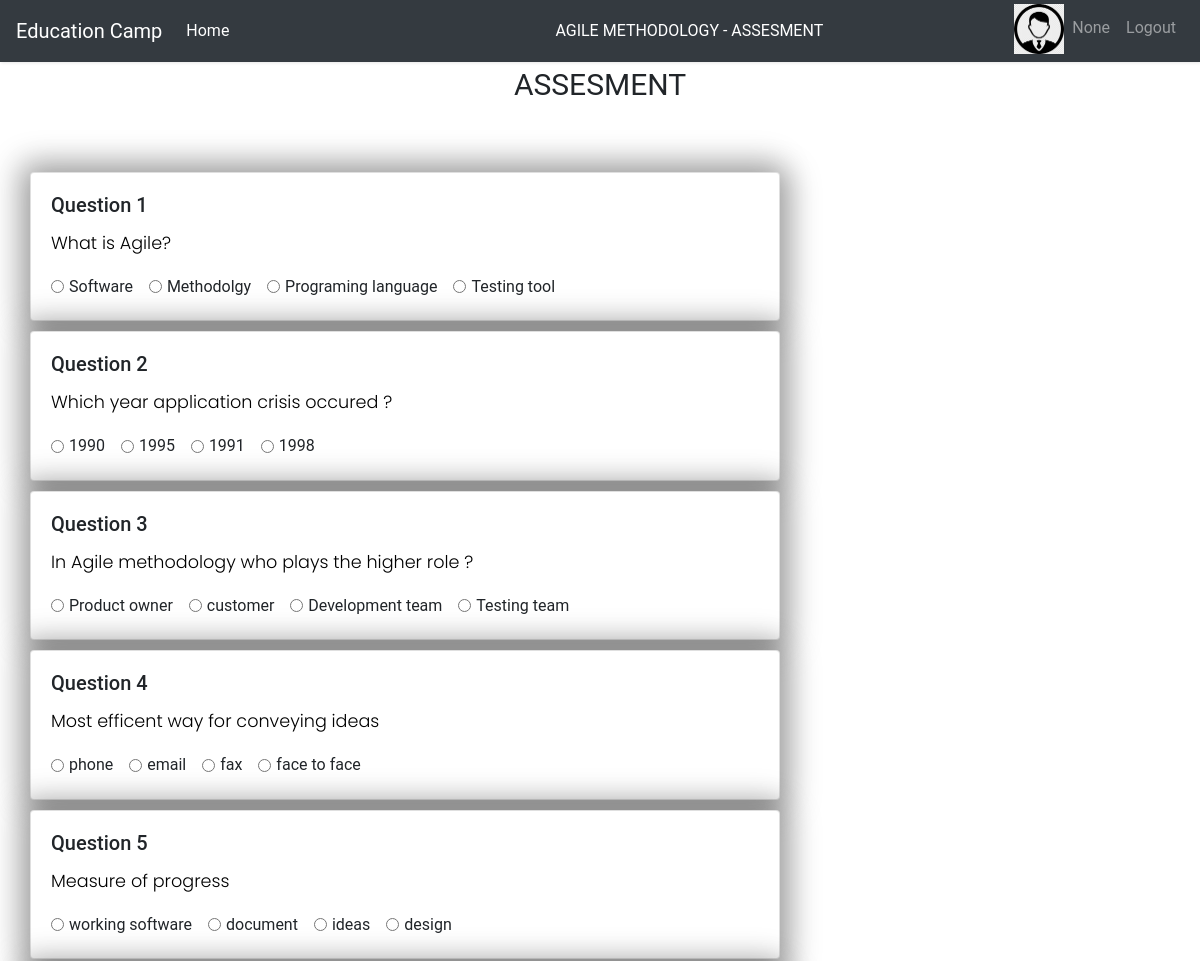
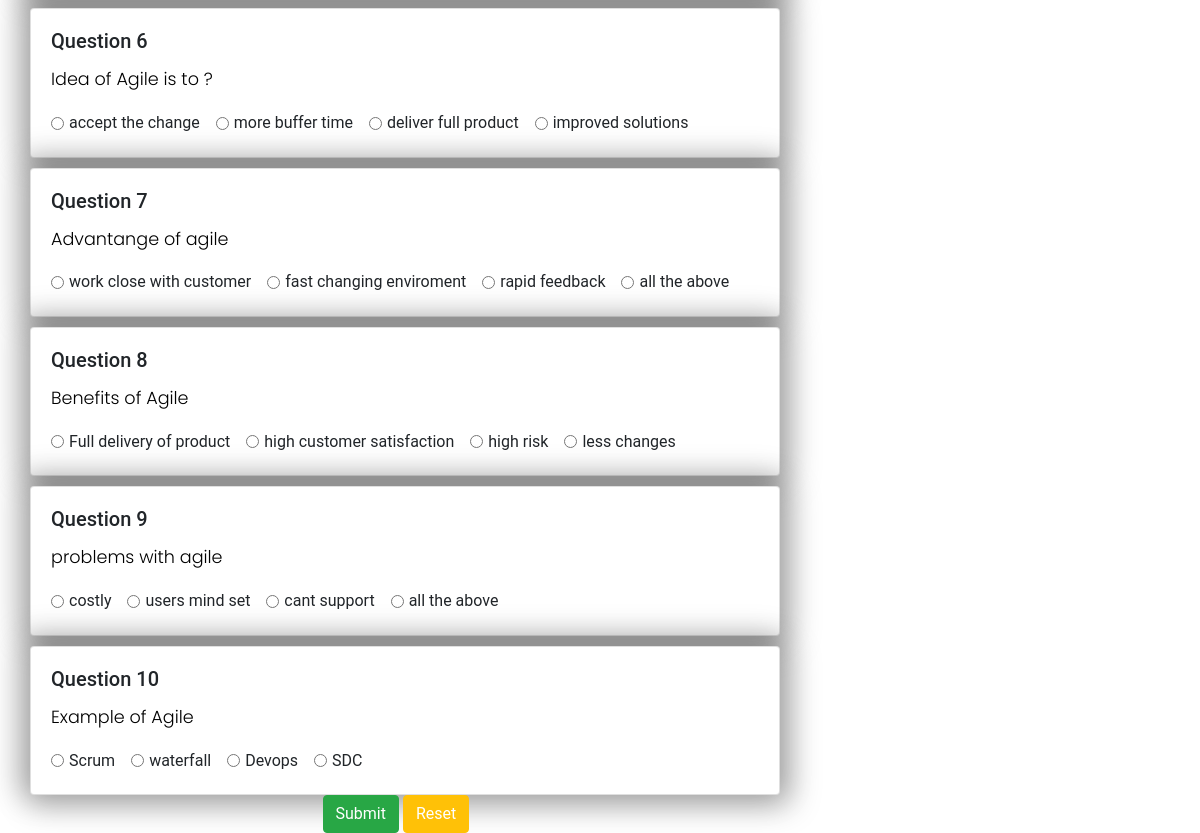
Screenshot of /questions with the database file from the repository (2 pictures, top to bottom).
### Project/models.py (models this page shows)
class question_table(db.Model):
    question_id=db.Column(db.Integer,primary_key=True)
    question=db.Column(db.String(1000),nullable=False)
    option1=db.Column(db.String(1000),nullable=False)
    option2=db.Column(db.String(1000),nullable=False)
    option3=db.Column(db.String(1000),nullable=False)
    option4=db.Column(db.String(1000),nullable=False)
    Answers=db.Column(db.String(1000),nullable=False)

### Project/routes.py (the view, shortened to what this page needs)
@app.route('/questions', methods=["POST", "GET"])
def questions():
    try:
        usrname=session.get('user',None)
        usrid=session.get('user_id',None)
        values = models.question_table.query.all()
        return render_template('questions.html', len=len(values), items=values, username=usrname)
    except:
        return "ERROR"

### Project/templates/questions.html (shortened to what this page needs)
{% extends 'base.html' %}
{% block heading %}
<li class="nav-item active">
  <div class="heading1" style="margin-left:310px; width:450px;">
    <a class="nav-link" style="color:white;"> AGILE METHODOLOGY - ASSESMENT</a>
  </div>
</li>
{% endblock %}
{% block icon %}
<img src="{{ url_for('static',filename='/images/signup.png') }}" alt="Image"
  style="width:50px;height:50px; margin-top:-20px" class="img-fluid">
{%endblock%}
{% block username %}
<li class="nav-item">
    <a class="nav-link">{{username}}</a>
</li>
{% endblock%}
{% block login %}
<li class="nav-item">
    <a class="nav-link" href="/">Logout</a>
</li>
{% endblock%}
{% block css %}
<link rel="stylesheet" type="text/css" href="{{ url_for('static',filename='css/question_style.css') }}">
<link rel="stylesheet" href="https://cdnjs.cloudflare.com/ajax/libs/font-awesome/5.15.3/css/all.min.css" />
{% endblock %}
{% block content %}
  <link rel="stylesheet" type="text/css" href="../static/css/bootstrap.min.css" />
<form method="POST">
  <div class="content-display">
    <div class="header-title">
      ASSESMENT
    </div>
    <div class="col-lg-12">
      {% for i in range (0,len) %}
      <div class="col-lg-8" style=" text-align:justify;">
        <div class="card" style="width: 100%">
          <div class="card-body">
            <h5 class="card-title">Question {{i+1}}</h5>
            <p class="card-text">{{items[i].question}}</p>
            <div class="form-check form-check-inline">
              <input class="form-check-input" type="radio" name={{i}} id="1" value=A>
              <label class="form-check-label" for="1">{{items[i].option1}}</label>
            </div>
            <div class="form-check form-check-inline">
              <input class="form-check-input" type="radio" name={{i}} id="2" value=B>
              <label class="form-check-label" for="2">{{items[i].option2}}</label>
            </div>
            <div class="form-check form-check-inline">
              <input class="form-check-input" type="radio" name={{i}} id="3" value=C>
              <label class="form-check-label" for="3">{{items[i].option3}}</label>
            </div>
            <div class="form-check form-check-inline">
              <input class="form-check-input" type="radio" name={{i}} id="4" value=D>
              <label class="form-check-label" for="4">{{items[i].option4}}</label>
            </div>
          </div>
        </div>
      </div>
      {% endfor %}
      <div class="col-2 offset-3">
        <input type="submit" class="btn btn-success text-white"/>
        <input type="reset" class="btn btn-warning text-white"/>
      </div>
    </div>
  </div>
</form>
{%endblock%}

### Project/templates/base.html (shortened to what this page needs)
<!doctype html>
<html lang="en">
  <head>
    <link rel="stylesheet" href="https://stackpath.bootstrapcdn.com/bootstrap/4.3.1/css/bootstrap.min.css">
    {% block css %}
    {% endblock %}
  </head>
  <body>
    <nav class="navbar navbar-expand-md navbar-dark bg-dark">
        <a class="navbar-brand" href="#">Education Camp </a>
        <div class="collapse navbar-collapse" id="navbarNav">
            <ul class="navbar-nav mr-auto">
                <li class="nav-item active">
                    <a class="nav-link" href="/">Home <span class="sr-only">(current)</span></a>
                </li>
                {% block heading %}
              {%endblock %}
            </ul>
            <ul class="navbar-nav">
              <li class="nav-item">
                <a class="nav-link" href="/users"></a> {% block icon %} {% endblock %}</a>
            </li>
            {% block username %}  {% endblock %}
            {% block login %} {% endblock %}
            </ul>
        </div>
      </nav>
      {% block content %}
      {% endblock %}
</body>
</html>

### Project/static/css/question_style.css (style rules this page uses)
body { font-family: 'Poppins', sans-serif; background: #fafafa; }
.header-title { background-color:#ffffff; width:100%; height:100px; text-align:center; font-size: 30px; }
p { font-family: 'Poppins', sans-serif; font-size: 1.1em; font-weight: 300; line-height: 1.7em; color: #000000; text-align: justify; }
a, a:hover, a:focus { text-decoration: none; transition: all 0.3s; }
.navbar { padding: 15px 10px; background: #fff; border: none; border-radius: 0; margin-bottom: 40px; box-shadow: 1px 1px 3px rgba(0, 0, 0, 0.1); }
.card { margin-top:10px; width: auto; height:auto; border-radius:10px; box-shadow: 5px 5px 30px 7px rgba(0,0,0,0.25), -5px -5px 30px 7px rgba(0,0,0,0.22); cursor: pointer; transition: 0.8s; }

### rows the page displays
question_table: question "What is Agile?", option1 "Software", option2 "Methodolgy", option3 "Programing language", option4 "Testing tool"
question_table: question "Which year application crisis occured ?", option1 "1990", option2 "1995", option3 "1991", option4 "1998"
question_table: question "In Agile methodology who plays the higher role ?", option1 "Product owner", option2 "customer", option3 "Development team", option4 "Testing team"
question_table: question "Most efficent way for conveying ideas", option1 "phone", option2 "email", option3 "fax", option4 "face to face"
question_table: question "Measure of progress", option1 "working software", option2 "document", option3 "ideas", option4 "design"
question_table: question "Idea of Agile is to ?", option1 "accept the change", option2 "more buffer time", option3 "deliver full product", option4 "improved solutions"
question_table: question "Advantange of agile", option1 "work close with customer", option2 "fast changing enviroment", option3 "rapid feedback", option4 "all the above"
question_table: question "Benefits of Agile", option1 "Full delivery of product", option2 "high customer satisfaction", option3 "high risk", option4 "less changes"
question_table: question "problems with agile", option1 "costly", option2 "users mind set", option3 "cant support", option4 "all the above"
question_table: question "Example of Agile", option1 "Scrum", option2 "waterfall", option3 "Devops", option4 "SDC"

### other values shown
{{ username }} "None"
{{ i+1 }} "1" "2" "3" "4" "5" "6" "7" "8" "9" "10"
